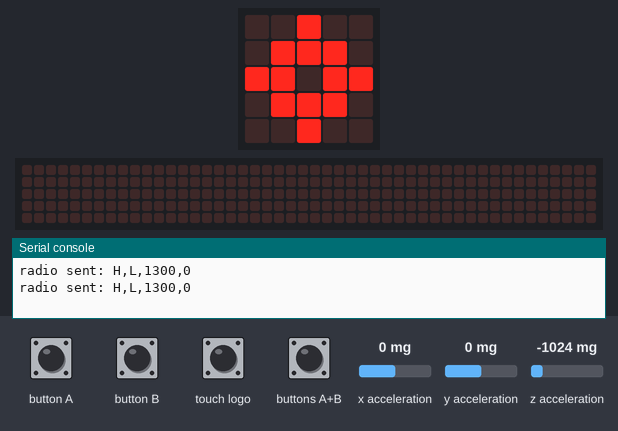
Recording of a program running on a simulated BBC micro:bit (MakeCode). Shown: the board's 5×5 LED display, a strip that is not on the board, showing the scrolling text unrolled, the last lines printed to the serial console. The test bench sets the inputs (shaded band); at power-on: x acceleration 0 mg, y acceleration 0 mg, z acceleration -1024 mg. No radio messages arrive unless stated (any console line starting 'radio sent:' is added by the test bench); the 48×5 strip is a reading aid, not a part: it shows the text the display is scrolling, unrolled, one strip-width of it at a time.

Above: at 1.2 s.
1.3 s: button A pressed for 0.15 s
At 1.46 s:
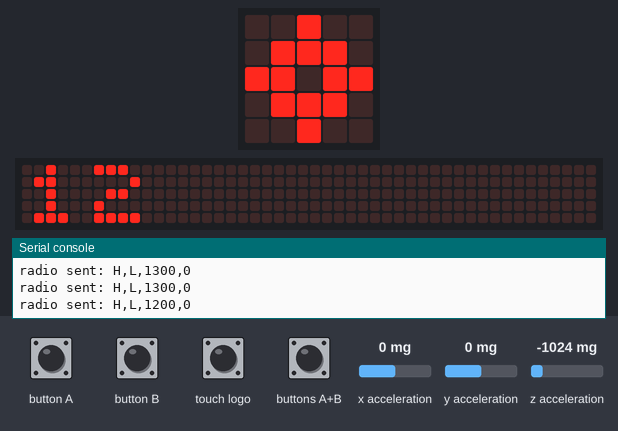
2.0 s: button B pressed for 0.15 s
At 2.6 s:
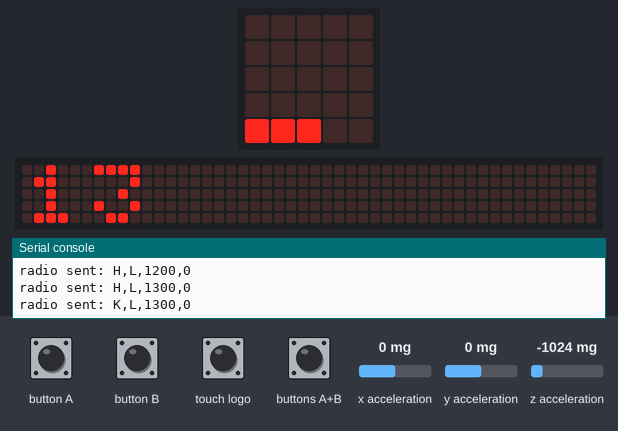
2.7 s: buttons A+B pressed for 1 s
At 3.81 s:
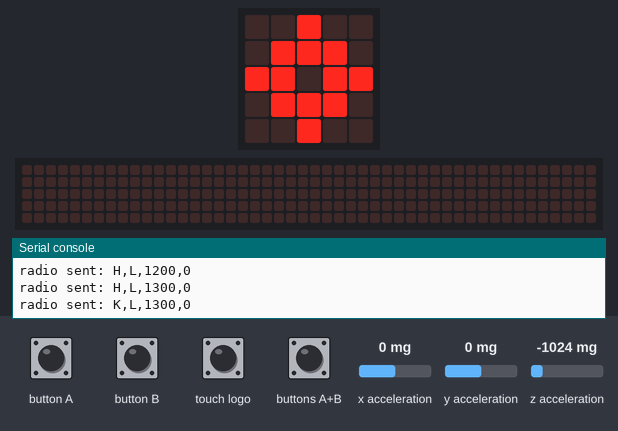
6.7 s: x acceleration set to -1440 mg
At 7.3 s:
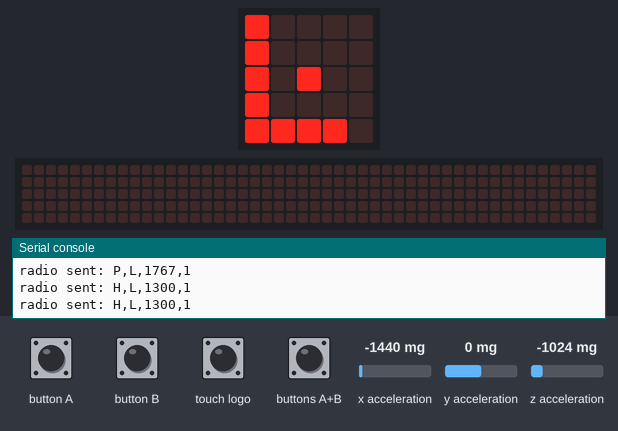
9.7 s: touch logo pressed for 0.15 s
At 9.86 s:
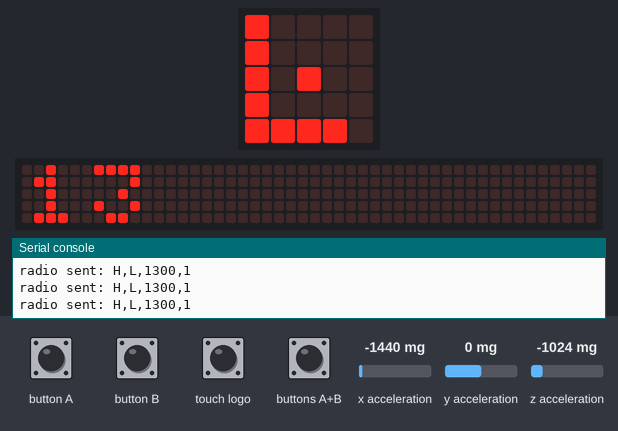
10.4 s: button A pressed for 0.15 s
At 10.94 s:
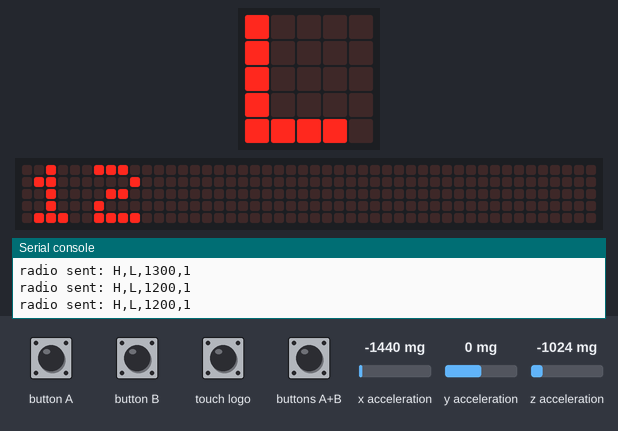

Measured:
- after the input at 1.3 s, the display: changes after 0.15 s (image 1)
- after the input at 2.0 s, the display: first differs from a run without the input after 0.54 s (image 2 shows a later state)
- after the input at 2.7 s, the display: first differs from a run without the input after 1.0 s (image 3)
- after the input at 6.7 s, the display: changes after 0.11 s (image 4)
- after the input at 9.7 s, the display: changes after 0.15 s (image 5)
- after the input at 10.4 s, the display: first differs from a run without the input after 0.54 s (image 6)

The program:

main.ts
```typescript
/**
 * BATTLE OF THE BOARDS — HAND CONTROLLER FIRMWARE
 * =====================================================
 * Board role : LEFT HAND controller (micro:bit V2, battery powered)
 *
 * The ONLY difference between the left-hand and right-hand firmware is the
 * HAND constant below. Everything else is identical.
 *
 * How punch detection works (accelerometer only — no position tracking):
 *   1. Read X/Y/Z acceleration (milli-g) at ~50 Hz with the ±8 g range.
 *   2. Track gravity with a slow low-pass filter; subtract it to get
 *      "linear" acceleration (the part caused by moving your hand).
 *   3. A punch = linear acceleration magnitude crosses THRESHOLD *sharply*
 *      (it must have been calm in the previous ~100 ms), while ARMED.
 *   4. We keep sampling for a short window to find the PEAK (= strength).
 *   5. Then a cooldown, and the signal must drop back to a calm level before
 *      the detector re-arms. This stops one punch counting twice and stops
 *      slow, ordinary hand movement from triggering anything.
 *
 * Radio messages (max 19 chars, comma-separated):
 *   P,<hand>,<strength>,<seq>     punch event (sent twice for redundancy)
 *   H,<hand>,<threshold>,<seq>    heartbeat every 400 ms
 *   K,<hand>,<threshold>,<noise>  calibration finished
 *   M,<hand>,<magnitude>          live motion level (only in debug-stream mode)
 * Commands received from the receiver (forwarded from the browser):
 *   C,SENS,<threshold>            set threshold in milli-g (both hands)
 *   C,SENS,<L|R>,<threshold>      set threshold for one hand
 *   C,CAL                         recalibrate (hold still for 1.5 s)
 *   C,LIVE,<0|1>                  stream live motion level on/off
 *   C,ID                          flash the hand letter (identify the board)
 *
 * Buttons on this board:
 *   A        = more sensitive (lower threshold by 100 mg)
 *   B        = less sensitive (raise threshold by 100 mg)
 *   A + B    = calibrate (hold the board still in boxing stance)
 *   Logo     = show current threshold (hundreds of mg)
 */

// ======== BOARD IDENTITY — the ONLY line that differs between L and R ========
const HAND: string = "L"
// ============================================================================

const RADIO_GROUP = 73          // must match receiver + other hand
const MIN_THRESHOLD = 600       // mg
const MAX_THRESHOLD = 3000      // mg
const DEFAULT_THRESHOLD = 1300  // mg of linear acceleration
const PEAK_WINDOW_MS = 90       // look for the peak this long after trigger
const COOLDOWN_MS = 220         // minimum time between two punches
const ONSET_MS = 120            // signal must have been calm this recently
const SAMPLE_MS = 15

let threshold = DEFAULT_THRESHOLD
let noiseLevel = 0
let seq = 0
let armed = true
let liveStream = false
let busyCalibrating = false

// gravity estimate (low-pass filtered), milli-g
let gx = 0
let gy = 0
let gz = -1000
let lastCalmTime = 0
let lastPunchTime = -10000

radio.setGroup(RADIO_GROUP)
radio.setTransmitPower(7)
radio.setFrequencyBand(7)
input.setAccelerometerRange(AcceleratorRange.EightG)

function showIdentity() {
    basic.showString(HAND, 0)
}

function clampInt(v: number, lo: number, hi: number): number {
    if (v < lo) return lo
    if (v > hi) return hi
    return Math.round(v)
}

function setThreshold(v: number) {
    threshold = clampInt(v, MIN_THRESHOLD, MAX_THRESHOLD)
    sendHeartbeat()
}

function sendHeartbeat() {
    radio.sendString("H," + HAND + "," + threshold + "," + seq)
}

function calibrate() {
    busyCalibrating = true
    basic.showIcon(IconNames.Target, 0)
    // let the user settle
    basic.pause(400)
    // 1) gravity: average over ~0.75 s
    let sx = 0
    let sy = 0
    let sz = 0
    let n = 0
    for (let i = 0; i < 50; i++) {
        sx += input.acceleration(Dimension.X)
        sy += input.acceleration(Dimension.Y)
        sz += input.acceleration(Dimension.Z)
        n++
        basic.pause(SAMPLE_MS)
    }
    gx = sx / n
    gy = sy / n
    gz = sz / n
    // 2) noise: largest deviation from gravity while holding "still"
    let maxDev = 0
    for (let j = 0; j < 50; j++) {
        const dx = input.acceleration(Dimension.X) - gx
        const dy = input.acceleration(Dimension.Y) - gy
        const dz = input.acceleration(Dimension.Z) - gz
        const m = Math.sqrt(dx * dx + dy * dy + dz * dz)
        if (m > maxDev) maxDev = m
        basic.pause(SAMPLE_MS)
    }
    noiseLevel = Math.round(maxDev)
    // threshold must sit well above hand tremor, but stay reachable
    const suggested = Math.max(DEFAULT_THRESHOLD, noiseLevel * 6)
    threshold = clampInt(suggested, MIN_THRESHOLD, MAX_THRESHOLD)
    armed = true
    lastCalmTime = input.runningTime()
    radio.sendString("K," + HAND + "," + threshold + "," + noiseLevel)
    basic.showIcon(IconNames.Yes, 0)
    basic.pause(300)
    showIdentity()
    busyCalibrating = false
}

function punchDetected(peak: number) {
    seq = (seq + 1) % 10000
    const strength = clampInt(peak, 0, 8000)
    const msg = "P," + HAND + "," + strength + "," + seq
    // send twice — the receiver and browser drop the duplicate by seq number;
    // this survives a single lost radio packet
    radio.sendString(msg)
    basic.pause(4)
    radio.sendString(msg)
    // quick visual feedback on the board
    led.plotBrightness(2, 2, 255)
    if (HAND == "R") {
        led.plot(4, 0); led.plot(4, 4)
    } else {
        led.plot(0, 0); led.plot(0, 4)
    }
}

// ---------------- detection loop ----------------
control.inBackground(function () {
    let lastLive = 0
    while (true) {
        if (busyCalibrating) {
            basic.pause(50)
            continue
        }
        const now = input.runningTime()
        const ax = input.acceleration(Dimension.X)
        const ay = input.acceleration(Dimension.Y)
        const az = input.acceleration(Dimension.Z)

        // linear acceleration = raw - gravity
        const lx = ax - gx
        const ly = ay - gy
        const lz = az - gz
        const mag = Math.sqrt(lx * lx + ly * ly + lz * lz)

        // update gravity only slowly, and almost not at all during fast motion
        const alpha = mag < threshold * 0.35 ? 0.06 : 0.005
        gx += (ax - gx) * alpha
        gy += (ay - gy) * alpha
        gz += (az - gz) * alpha

        const calmLevel = Math.max(threshold * 0.45, noiseLevel * 2)
        if (mag < calmLevel) {
            lastCalmTime = now
            // re-arm once the hand has settled after the cooldown
            if (!armed && now - lastPunchTime > COOLDOWN_MS) {
                armed = true
                showIdentity()
            }
        }

        const sharpOnset = now - lastCalmTime <= ONSET_MS
        if (armed && mag > threshold && sharpOnset && now - lastPunchTime > COOLDOWN_MS) {
            // find the peak during a short window
            let peak = mag
            const start = input.runningTime()
            while (input.runningTime() - start < PEAK_WINDOW_MS) {
                basic.pause(SAMPLE_MS)
                const bx = input.acceleration(Dimension.X) - gx
                const by = input.acceleration(Dimension.Y) - gy
                const bz = input.acceleration(Dimension.Z) - gz
                const m2 = Math.sqrt(bx * bx + by * by + bz * bz)
                if (m2 > peak) peak = m2
            }
            armed = false
            lastPunchTime = input.runningTime()
            punchDetected(peak)
        }

        if (liveStream && now - lastLive > 100) {
            lastLive = now
            radio.sendString("M," + HAND + "," + Math.round(mag))
        }
        basic.pause(SAMPLE_MS)
    }
})

// ---------------- heartbeat ----------------
control.inBackground(function () {
    while (true) {
        if (!busyCalibrating) sendHeartbeat()
        basic.pause(400)
    }
})

// ---------------- commands from the browser (via receiver) ----------------
radio.onReceivedString(function (s: string) {
    const parts = s.split(",")
    if (parts.length < 2 || parts[0] != "C") return
    const cmd = parts[1]
    if (cmd == "SENS") {
        if (parts.length == 3) {
            setThreshold(parseInt(parts[2]))
        } else if (parts.length == 4 && parts[2] == HAND) {
            setThreshold(parseInt(parts[3]))
        }
    } else if (cmd == "CAL") {
        if (parts.length == 2 || parts[2] == HAND) {
            control.inBackground(function () { calibrate() })
        }
    } else if (cmd == "LIVE") {
        liveStream = parts.length >= 3 && parts[2] == "1"
    } else if (cmd == "ID") {
        control.inBackground(function () {
            for (let i = 0; i < 3; i++) {
                basic.clearScreen(); basic.pause(120); showIdentity(); basic.pause(180)
            }
        })
    }
})

// ---------------- buttons ----------------
input.onButtonPressed(Button.A, function () {
    setThreshold(threshold - 100)
    basic.showNumber(Math.round(threshold / 100), 60)
    showIdentity()
})
input.onButtonPressed(Button.B, function () {
    setThreshold(threshold + 100)
    basic.showNumber(Math.round(threshold / 100), 60)
    showIdentity()
})
input.onButtonPressed(Button.AB, function () {
    control.inBackground(function () { calibrate() })
})
input.onLogoEvent(TouchButtonEvent.Pressed, function () {
    basic.showNumber(Math.round(threshold / 100), 60)
    showIdentity()
})

// ---------------- startup ----------------
showIdentity()
basic.pause(600)
calibrate()
```
